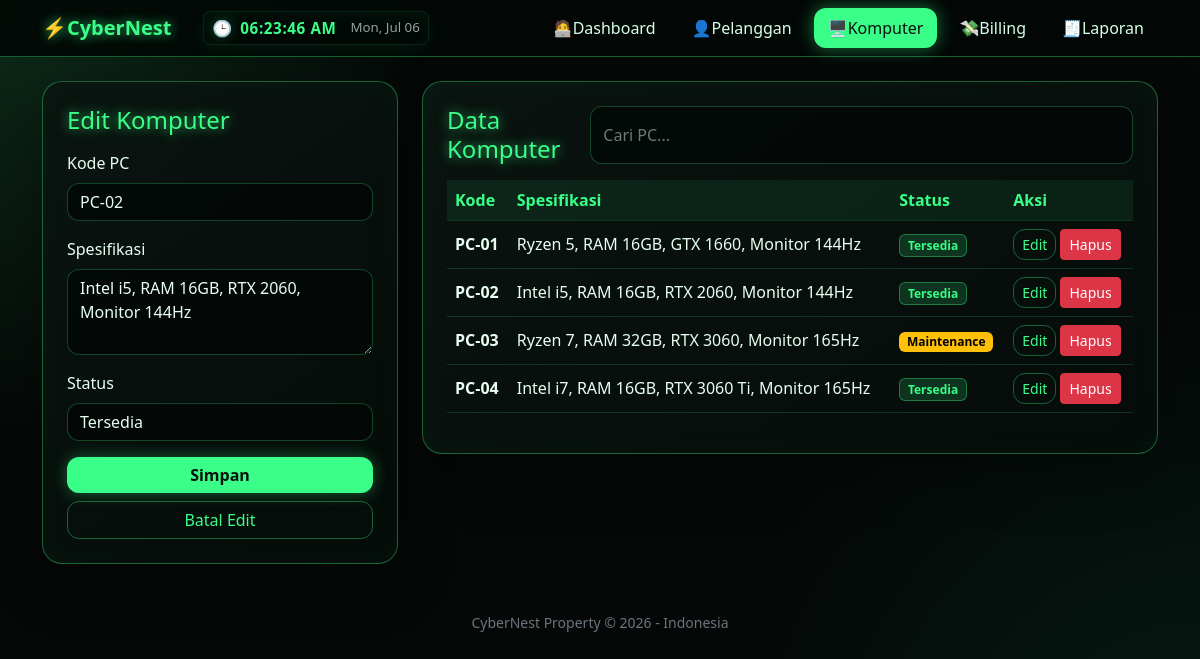
/index.php?page=komputer&edit=2, run on the app's committed database.
### tables this page shows
CREATE TABLE IF NOT EXISTS komputer (
    id_komputer INT AUTO_INCREMENT PRIMARY KEY,
    kode_pc VARCHAR(20) NOT NULL UNIQUE,
    spesifikasi TEXT NOT NULL,
    status ENUM('Tersedia','Dipakai','Maintenance') DEFAULT 'Tersedia',
    created_at TIMESTAMP DEFAULT CURRENT_TIMESTAMP
);

### index.php (called while the page is built, shortened)
<?php
$page = $_GET['page'] ?? 'dashboard';
require_once __DIR__ . '/includes/header.php';
require_once __DIR__ . '/pages/' . $page . '.php';
require_once __DIR__ . '/includes/footer.php';
?>

### includes/functions.php (called while the page is built, shortened)
<?php
function e($value) {
    return htmlspecialchars((string)$value, ENT_QUOTES, 'UTF-8');
}
?>

### pages/komputer.php (the view, shortened to what this page needs)
<?php
$edit = null;
if (isset($_GET['edit'])) {
    $stmt = $pdo->prepare('SELECT * FROM komputer WHERE id_komputer=?');
    $stmt->execute([$_GET['edit']]);
    $edit = $stmt->fetch(PDO::FETCH_ASSOC);
}
$komputer = $pdo->query('SELECT * FROM komputer ORDER BY kode_pc ASC')->fetchAll(PDO::FETCH_ASSOC);
?>
<div class="row g-4">
    <div class="col-lg-4">
        <div class="cyber-card p-4">
            <h4 class="neon-text mb-3"><?= $edit ? 'Edit Komputer' : 'Tambah Komputer' ?></h4>
            <form method="post">
                <div class="mb-3">
                    <label class="form-label">Kode PC</label>
                    <input type="text" name="kode_pc" class="form-control" placeholder="PC-01" required value="<?= e($edit['kode_pc'] ?? '') ?>">
                </div>
                <div class="mb-3">
                    <label class="form-label">Spesifikasi</label>
                    <textarea name="spesifikasi" class="form-control" rows="3" placeholder="Ryzen 5, RAM 16GB, RTX..." required><?= e($edit['spesifikasi'] ?? '') ?></textarea>
                </div>
                <div class="mb-3">
                    <label class="form-label">Status</label>
                    <select name="status" class="form-select">
                        <?php foreach (['Tersedia','Dipakai','Maintenance'] as $status): ?>
                            <option value="<?= $status ?>" <?= (($edit['status'] ?? '') === $status) ? 'selected' : '' ?>><?= $status ?></option>
                        <?php endforeach; ?>
                    </select>
                </div>
                <button class="btn btn-neon w-100" type="submit">Simpan</button>
                <?php if ($edit): ?><a class="btn btn-outline-neon w-100 mt-2" href="index.php?page=komputer">Batal Edit</a><?php endif; ?>
            </form>
        </div>
    </div>
    <div class="col-lg-8">
        <div class="cyber-card p-4">
            <div class="d-flex flex-column flex-md-row justify-content-between gap-2 mb-3">
                <h4 class="neon-text mb-0">Data Komputer</h4>
                <input id="searchTable" class="form-control" placeholder="Cari PC...">
            </div>
            <div class="table-responsive">
                <table class="table align-middle">
                    <thead><tr><th>Kode</th><th>Spesifikasi</th><th>Status</th><th>Aksi</th></tr></thead>
                    <tbody>
                    <?php foreach ($komputer as $row): ?>
                        <tr>
                            <td class="fw-bold"><?= e($row['kode_pc']) ?></td>
                            <td><?= e($row['spesifikasi']) ?></td>
                            <td>
                                <span class="badge <?= $row['status'] === 'Tersedia' ? 'badge-neon' : ($row['status'] === 'Dipakai' ? 'badge-danger-soft' : 'text-bg-warning') ?>">
                                    <?= e($row['status']) ?>
                                </span>
                            </td>
                            <td class="text-nowrap">
                                <a class="btn btn-sm btn-outline-neon" href="index.php?page=komputer&edit=<?= e($row['id_komputer']) ?>">Edit</a>
                                <form method="post" class="d-inline" onsubmit="return confirm('Hapus komputer ini?')">
                                    <button class="btn btn-sm btn-danger" type="submit">Hapus</button>
                                </form>
                            </td>
                        </tr>
                    <?php endforeach; ?>
                    </tbody>
                </table>
            </div>
        </div>
    </div>
</div>

### assets/css/style.css (style rules this page uses)
:root { --bg-main: #050807; --bg-card: #0b1411; --green: #39ff88; --green-soft: rgba(57, 255, 136, .16); --green-border: rgba(57, 255, 136, .35); --text-muted: #94a39c; }
body { min-height: 100vh; background: radial-gradient(circle at top left, rgba(57,255,136,.14), transparent 30%), radial-gradient(circle at bottom right, rgba(0,255,170,.08), transparent 35%), var(--bg-main); color: #e8fff2; font-family: system-ui, -apple-system, BlinkMacSystemFont, "Segoe UI", sans-serif; }
.neon-text { color: var(--green) !important; text-shadow: 0 0 12px rgba(57,255,136,.75); }
.cyber-card { background: linear-gradient(145deg, rgba(11,20,17,.96), rgba(5,12,9,.96)); border: 1px solid var(--green-border); border-radius: 20px; box-shadow: 0 20px 55px rgba(0, 0, 0, .32), inset 0 0 28px rgba(57,255,136,.04); }
.btn-neon { background: var(--green); color: #07100b; font-weight: 700; border: none; border-radius: 12px; box-shadow: 0 0 16px rgba(57,255,136,.35); }
.btn-outline-neon { border: 1px solid var(--green-border); color: var(--green); border-radius: 12px; }
.form-control, .form-select { background: rgba(3, 8, 6, .82); color: #e8fff2; border: 1px solid rgba(57,255,136,.25); border-radius: 12px; }
.form-control::placeholder { color: #6d7a73; }
.table { --bs-table-bg: transparent; --bs-table-color: #e8fff2; --bs-table-border-color: rgba(57,255,136,.16); }
.table thead th { color: var(--green); background: rgba(57,255,136,.08); }
.badge-neon { background: var(--green-soft); color: var(--green); border: 1px solid var(--green-border); }
a { color: var(--green); }

### data on the page
komputer: kode_pc "PC-02", spesifikasi "Intel i5, RAM 16GB, RTX 2060, Monitor 144Hz", status "Tersedia"
komputer: kode_pc "PC-01", spesifikasi "Ryzen 5, RAM 16GB, GTX 1660, Monitor 144Hz", status "Tersedia"
komputer: kode_pc "PC-03", spesifikasi "Ryzen 7, RAM 32GB, RTX 3060, Monitor 165Hz", status "Maintenance"
komputer: kode_pc "PC-04", spesifikasi "Intel i7, RAM 16GB, RTX 3060 Ti, Monitor 165Hz", status "Tersedia"
